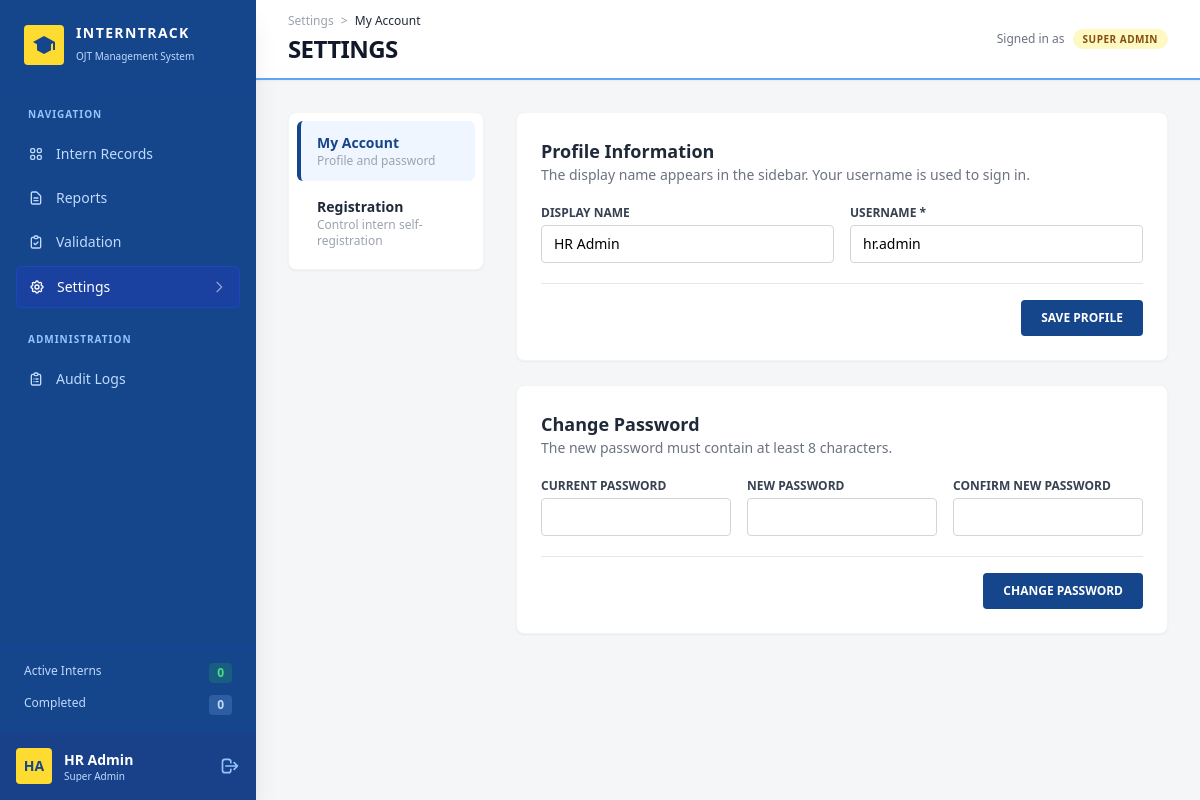
The page /settings.php (signed in) on the database its author committed.
### tables this page shows
CREATE TABLE `users` (
  `id` int(11) NOT NULL,
  `username` varchar(50) NOT NULL,
  `password_hash` varchar(255) NOT NULL,
  `created_at` timestamp NOT NULL DEFAULT current_timestamp(),
  `display_name` varchar(100) DEFAULT NULL,
  `role` varchar(20) NOT NULL DEFAULT 'admin',
  `is_active` tinyint(1) NOT NULL DEFAULT 1,
  `last_login_at` datetime DEFAULT NULL
);

### settings.php (the view, shortened to what this page needs)
<?php
require_once 'db.php';
require_login();
$me  = current_user();
$tabs = ['account' => ['My Account', 'Profile and password']];
if (can('registration.manage')) { $tabs['registration'] = ['Registration', 'Control intern self-registration']; }
$tab = array_key_exists($_GET['tab'] ?? '', $tabs) ? $_GET['tab'] : 'account';
function toggle(string $name, string $title, string $desc, bool $on): void { ?>
<?php }
$I = INPUT_CLS; $L = LABEL_CLS;
$saveBtn = 'rounded bg-figmaBlue px-5 py-2.5 text-xs font-bold text-white transition hover:bg-blue-900';
$card = 'rounded-lg border border-gray-100 bg-white p-6 shadow-sm';
page_start($pdo, 'Settings', 'settings');
?>
        <header class="h-20 bg-white px-8 flex justify-between items-center border-b-2 border-blue-400 shadow-sm shrink-0">
            <div>
                <div class="text-xs text-gray-400 font-medium mb-1">Settings <span class="mx-1">></span> <span class="text-gray-800"><?= e($tabs[$tab][0]) ?></span></div>
                <h2 class="text-2xl font-black uppercase text-gray-900 tracking-tight">SETTINGS</h2>
            </div>
            <div class="flex items-center gap-2 text-xs text-gray-500">Signed in as <?= role_badge($me['role']) ?></div>
        </header>
        <div class="p-8 overflow-y-auto flex-1">
            <div class="grid grid-cols-12 items-start gap-8">
                <?php if (count($tabs) > 1): ?>
                <nav class="col-span-3 space-y-1 rounded-lg border border-gray-100 bg-white p-2 shadow-sm">
                    <?php foreach ($tabs as $key => [$label, $hint]): $on = $key === $tab; ?>
                        <a href="settings.php?tab=<?= $key ?>" class="block rounded-md border-l-4 px-4 py-3 transition <?= $on ? 'border-figmaBlue bg-blue-50' : 'border-transparent hover:bg-gray-50' ?>">
                            <div class="text-sm font-bold <?= $on ? 'text-figmaBlue' : 'text-gray-800' ?>"><?= $label ?></div>
                            <div class="text-xs text-gray-400"><?= $hint ?></div>
                        </a>
                    <?php endforeach; ?>
                </nav>
                <?php endif; ?>
                <div class="<?= count($tabs) > 1 ? 'col-span-9' : 'col-span-12 max-w-4xl' ?> space-y-6">
                <?php if ($tab === 'account'): ?>
                    <form method="POST" action="settings.php?tab=account" class="<?= $card ?>">
                        <h3 class="text-lg font-bold text-gray-800">Profile Information</h3>
                        <p class="mb-5 text-sm text-gray-500">The display name appears in the sidebar. Your username is used to sign in.</p>
                        <div class="grid grid-cols-2 gap-4">
                            <div><label class="<?= $L ?>" for="display_name">DISPLAY NAME</label><input id="display_name" name="display_name" value="<?= e($me['display_name']) ?>" maxlength="100" placeholder="e.g. Maria Santos" class="<?= $I ?>"></div>
                            <div><label class="<?= $L ?>" for="username">USERNAME *</label><input id="username" name="username" value="<?= e($me['username']) ?>" maxlength="50" required class="<?= $I ?>"></div>
                        </div>
                        <div class="mt-5 flex justify-end border-t pt-4"><button class="<?= $saveBtn ?>">SAVE PROFILE</button></div>
                    </form>
                    <form method="POST" action="settings.php?tab=account" class="<?= $card ?>">
                        <h3 class="text-lg font-bold text-gray-800">Change Password</h3>
                        <p class="mb-5 text-sm text-gray-500">The new password must contain at least 8 characters.</p>
                        <div class="grid grid-cols-3 gap-4">
                            <div><label class="<?= $L ?>" for="cp1">CURRENT PASSWORD</label><input id="cp1" type="password" name="current_password" autocomplete="current-password" required class="<?= $I ?>"></div>
                            <div><label class="<?= $L ?>" for="cp2">NEW PASSWORD</label><input id="cp2" type="password" name="new_password" minlength="8" autocomplete="new-password" required class="<?= $I ?>"></div>
                            <div><label class="<?= $L ?>" for="cp3">CONFIRM NEW PASSWORD</label><input id="cp3" type="password" name="confirm_password" minlength="8" autocomplete="new-password" required class="<?= $I ?>"></div>
                        </div>
                        <div class="mt-5 flex justify-end border-t pt-4"><button class="<?= $saveBtn ?>">CHANGE PASSWORD</button></div>
                    </form>
                <?php endif; ?>
                </div>
            </div>
        </div>
    </main>
</body>
</html>

### functions.php (shortened to what this page needs)
<?php
function e($v): string { return htmlspecialchars((string)$v, ENT_QUOTES, 'UTF-8'); }
function role_label(?string $role): string { return ROLE_LABELS[$role] ?? 'Unassigned'; }
function role_badge(?string $role): string {
    return '<span class="' . (ROLE_CLS[$role] ?? 'bg-gray-100 text-gray-600') . ' rounded-full px-2.5 py-0.5 text-[10px] font-bold uppercase tracking-wider">' . e(role_label($role)) . '</span>';
}
function current_user(bool $refresh = false): ?array {
    global $pdo;
    static $user = false;
    if ($user === false || $refresh) {
        $user = null;
        if (!empty($_SESSION['user_id'])) {
            $st = $pdo->prepare("SELECT id, username, display_name, `role`, is_active, last_login_at FROM users WHERE id = ?");
            $st->execute([(int)$_SESSION['user_id']]);
            $user = $st->fetch() ?: null;
        }
    }
    return $user;
}
function require_login(): void {
    $u = !empty($_SESSION['loggedin']) ? current_user() : null;
}
function can(string $permission): bool {
    $u = current_user();
    return $u !== null && in_array($u['role'], PERMISSIONS[$permission] ?? [], true);
}
function pending_count(PDO $pdo): int {
    return (int)$pdo->query("SELECT COUNT(*) FROM interns WHERE validation_status='Pending'")->fetchColumn();
}
    ?>
    <?php
function nav_link(string $href, string $label, string $paths, bool $on, int $badge = 0): string {
    $cls = $on ? 'bg-blue-800/60 text-white border border-blue-700/50' : 'text-blue-200 hover:bg-blue-800/40';
    $svg = '<svg class="w-4 h-4" fill="none" stroke="currentColor" viewBox="0 0 24 24">';
    foreach (explode('|', $paths) as $d) {
        $svg .= '<path stroke-linecap="round" stroke-linejoin="round" stroke-width="2" d="' . $d . '"></path>';
    }
    $svg .= '</svg>';
    if ($badge > 0) {
        $right = '<span class="bg-figmaYellow text-figmaBlue text-[10px] font-black px-2 py-0.5 rounded-full">' . $badge . '</span>';
    } elseif ($on) {
        $right = '<svg class="w-4 h-4 opacity-50" fill="none" stroke="currentColor" viewBox="0 0 24 24"><path stroke-linecap="round" stroke-linejoin="round" stroke-width="2" d="M9 5l7 7-7 7"></path></svg>';
    } else {
        $right = '';
    }
    return '<a href="' . $href . '" class="flex items-center justify-between px-3 py-2.5 rounded-md text-sm font-medium transition-colors ' . $cls . '">'
         . '<div class="flex items-center gap-3">' . $svg . e($label) . '</div>' . $right . '</a>';
}
function page_start(PDO $pdo, string $title, string $active): void {
    $sys = e(APP_NAME);
    $stats = ['Active' => 0, 'Completed' => 0];
    $pending = pending_count($pdo);
    $u = current_user() ?: ['username' => 'user', 'display_name' => null, 'role' => null];
    $name = trim($u['display_name'] ?: $u['username']);
    $parts = preg_split('/[\s._-]+/', $name) ?: [$name];
    $initials = strtoupper(mb_substr($parts[0], 0, 1) . (isset($parts[1]) ? mb_substr($parts[1], 0, 1) : mb_substr($parts[0], 1, 1)));
    $main = [
        ['dashboard',  'dashboard.php',  'Intern Records', 'M4 6a2 2 0 012-2h2a2 2 0 012 2v2a2 2 0 01-2 2H6a2 2 0 01-2-2V6zM14 6a2 2 0 012-2h2a2 2 0 012 2v2a2 2 0 01-2 2h-2a2 2 0 01-2-2V6zM4 16a2 2 0 012-2h2a2 2 0 012 2v2a2 2 0 01-2 2H6a2 2 0 01-2-2v-2zM14 16a2 2 0 012-2h2a2 2 0 012 2v2a2 2 0 01-2 2h-2a2 2 0 01-2-2v-2z', 'records.view'],
        ['reports',    'reports.php',    'Reports',        'M9 12h6m-6 4h6m2 5H7a2 2 0 01-2-2V5a2 2 0 012-2h5.586a1 1 0 01.707.293l5.414 5.414a1 1 0 01.293.707V19a2 2 0 01-2 2z', 'reports.view'],
        ['validation', 'validation.php', 'Validation',     'M9 5H7a2 2 0 00-2 2v12a2 2 0 002 2h10a2 2 0 002-2V7a2 2 0 00-2-2h-2M9 5a2 2 0 002 2h2a2 2 0 002-2M9 5a2 2 0 012-2h2a2 2 0 012 2m-6 9l2 2 4-4', 'validation.view'],
        ['settings',   'settings.php',   'Settings',       'M10.325 4.317c.426-1.756 2.924-1.756 3.35 0a1.724 1.724 0 002.573 1.066c1.543-.94 3.31.826 2.37 2.37a1.724 1.724 0 001.065 2.572c1.756.426 1.756 2.924 0 3.35a1.724 1.724 0 00-1.066 2.573c.94 1.543-.826 3.31-2.37 2.37a1.724 1.724 0 00-2.572 1.065c-.426 1.756-2.924 1.756-3.35 0a1.724 1.724 0 00-2.573-1.066c-1.543.94-3.31-.826-2.37-2.37a1.724 1.724 0 00-1.065-2.572c-1.756-.426-1.756-2.924 0-3.35a1.724 1.724 0 001.066-2.573c-.94-1.543.826-3.31 2.37-2.37.996.608 2.296.07 2.572-1.065z|M15 12a3 3 0 11-6 0 3 3 0 016 0z', 'account.manage_own'],
    ];
    $admin = [
        ['audit', 'audit_logs.php', 'Audit Logs', 'M9 5H7a2 2 0 00-2 2v12a2 2 0 002 2h10a2 2 0 002-2V7a2 2 0 00-2-2h-2M9 5a2 2 0 002 2h2a2 2 0 002-2M9 5a2 2 0 012-2h2a2 2 0 012 2m-3 7h3m-3 4h3m-6-4h.01M9 16h.01', 'audit.view'],
    ];
    $admin = array_values(array_filter($admin, fn($i) => can($i[4])));
    ?>
<!DOCTYPE html>
<html lang="en">
<head>
    <script src="https://cdn.tailwindcss.com"></script>
</head>
<body class="flex h-screen bg-figmaBg font-sans overflow-hidden">
    <aside class="w-64 bg-figmaBlue text-white flex flex-col justify-between shadow-xl z-20 relative shrink-0 print:hidden">
        <div class="overflow-y-auto">
            <div class="p-6 flex items-center gap-3 border-b border-blue-800/50">
                <div class="flex h-10 w-10 items-center justify-center rounded bg-figmaYellow text-figmaBlue shrink-0">
                    <svg xmlns="http://www.w3.org/2000/svg" class="h-6 w-6" fill="currentColor" viewBox="0 0 24 24"><path d="M12 3L1 9l4 2.18v6L12 21l7-3.82v-6l2-1.09V17h2V9L12 3z"/></svg>
                </div>
                <div>
                    <h1 class="text-sm font-bold tracking-widest leading-tight uppercase"><?= $sys ?></h1>
                    <span class="text-[10px] text-blue-200">OJT Management System</span>
                </div>
            </div>
            <div class="p-4">
                <div class="text-[10px] font-bold tracking-widest text-blue-300 mb-3 px-3">NAVIGATION</div>
                <nav class="space-y-1">
                    <?php foreach ($main as [$key, $href, $label, $paths, $perm]): if (!can($perm)) { continue; } ?>
                        <?= nav_link($href, $label, $paths, $key === $active, $key === 'validation' ? $pending : 0) ?>
                    <?php endforeach; ?>
                </nav>
                <?php if ($admin): ?>
                <div class="text-[10px] font-bold tracking-widest text-blue-300 mt-6 mb-3 px-3">ADMINISTRATION</div>
                <nav class="space-y-1">
                    <?php foreach ($admin as [$key, $href, $label, $paths]): ?>
                        <?= nav_link($href, $label, $paths, $key === $active) ?>
                    <?php endforeach; ?>
                </nav>
                <?php endif; ?>
            </div>
        </div>
        <div>
            <div class="px-6 py-4 space-y-3 border-t border-blue-800/50">
                <div class="flex justify-between text-xs text-blue-200">
                    <span>Active Interns</span><span class="bg-green-500/20 text-green-400 px-2 py-0.5 rounded font-bold"><?= $stats['Active'] ?></span>
                </div>
                <div class="flex justify-between text-xs text-blue-200">
                    <span>Completed</span><span class="bg-blue-300/20 text-blue-200 px-2 py-0.5 rounded font-bold"><?= $stats['Completed'] ?></span>
                </div>
            </div>
            <div class="p-4 border-t border-blue-800/50 flex items-center justify-between bg-blue-900/30">
                <div class="flex items-center gap-3 min-w-0">
                    <div class="h-9 w-9 rounded bg-figmaYellow flex items-center justify-center text-figmaBlue font-bold text-sm shrink-0"><?= e($initials) ?></div>
                    <div class="leading-tight min-w-0">
                        <div class="text-sm font-bold text-white truncate"><?= e($name) ?></div>
                        <div class="text-[10px] text-blue-200 truncate"><?= e(role_label($u['role'])) ?></div>
                    </div>
                </div>
                <a href="logout.php" title="Sign out" aria-label="Sign out" class="text-blue-300 hover:text-white transition">
                    <svg class="w-5 h-5" fill="none" stroke="currentColor" viewBox="0 0 24 24"><path stroke-linecap="round" stroke-linejoin="round" stroke-width="2" d="M17 16l4-4m0 0l-4-4m4 4H7m6 4v1a3 3 0 01-3 3H6a3 3 0 01-3-3V7a3 3 0 013-3h4a3 3 0 013 3v1"></path></svg>
                </a>
            </div>
        </div>
    </aside>
    <main class="flex-1 flex flex-col h-screen overflow-hidden">
    <?php
}

### rows shown on the page
users: display_name "HA", display_name "HR Admin", role "Super Admin", role "SUPER ADMIN", username "hr.admin"

### other values the page prints
$sys "INTERNTRACK"
$label "Intern Records"
$label "Reports"
$label "Validation"
$label "Settings"
$label "Audit Logs"
$stats['Active'] "0"
$stats['Completed'] "0"
$tabs[$tab][0] "My Account"
$label "My Account"
$hint "Profile and password"
$label "Registration"
$hint "Control intern self-registration"
